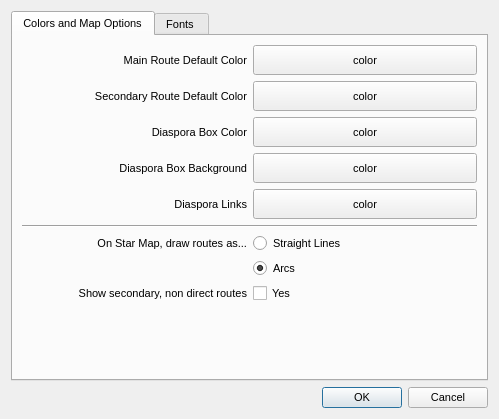
<?xml version="1.0" encoding="UTF-8"?>
<ui version="4.0">
 <class>PreferencesDialog</class>
 <widget class="QDialog" name="PreferencesDialog">
  <property name="geometry">
   <rect>
    <x>0</x>
    <y>0</y>
    <width>499</width>
    <height>419</height>
   </rect>
  </property>
  <property name="sizePolicy">
   <sizepolicy hsizetype="Fixed" vsizetype="Fixed">
    <horstretch>0</horstretch>
    <verstretch>0</verstretch>
   </sizepolicy>
  </property>
  <property name="font">
   <font>
    <pointsize>8</pointsize>
   </font>
  </property>
  <property name="windowTitle">
   <string>Preferen ces</string>
  </property>
  <property name="styleSheet">
   <string notr="true"/>
  </property>
  <layout class="QVBoxLayout" name="verticalLayout_3">
   <item>
    <widget class="QTabWidget" name="tabWidget">
     <property name="currentIndex">
      <number>0</number>
     </property>
     <widget class="QWidget" name="tab">
      <attribute name="title">
       <string>Colors and Map Options</string>
      </attribute>
      <layout class="QVBoxLayout" name="verticalLayout_5">
       <item>
        <layout class="QVBoxLayout" name="verticalLayout_4">
         <item>
          <layout class="QVBoxLayout" name="verticalLayout_2">
           <item>
            <layout class="QGridLayout" name="gridLayout">
             <item row="0" column="2">
              <widget class="QtColorPicker" name="colorMainRoute">
               <property name="minimumSize">
                <size>
                 <width>100</width>
                 <height>30</height>
                </size>
               </property>
               <property name="text">
                <string>color</string>
               </property>
              </widget>
             </item>
             <item row="1" column="2">
              <widget class="QtColorPicker" name="colorSecondary">
               <property name="minimumSize">
                <size>
                 <width>100</width>
                 <height>30</height>
                </size>
               </property>
               <property name="text">
                <string>color</string>
               </property>
              </widget>
             </item>
             <item row="2" column="2">
              <widget class="QtColorPicker" name="colorDiasporaBox">
               <property name="minimumSize">
                <size>
                 <width>100</width>
                 <height>30</height>
                </size>
               </property>
               <property name="text">
                <string>color</string>
               </property>
              </widget>
             </item>
             <item row="3" column="2">
              <widget class="QtColorPicker" name="colorDiasporaBoxBackground">
               <property name="minimumSize">
                <size>
                 <width>100</width>
                 <height>30</height>
                </size>
               </property>
               <property name="text">
                <string>color</string>
               </property>
              </widget>
             </item>
             <item row="4" column="2">
              <widget class="QtColorPicker" name="colorDiasporaLinks">
               <property name="minimumSize">
                <size>
                 <width>100</width>
                 <height>30</height>
                </size>
               </property>
               <property name="text">
                <string>color</string>
               </property>
              </widget>
             </item>
             <item row="6" column="2">
              <widget class="QRadioButton" name="rdoStraightLines">
               <property name="text">
                <string>Straight Lines</string>
               </property>
              </widget>
             </item>
             <item row="7" column="2">
              <widget class="QRadioButton" name="rdoArcs">
               <property name="text">
                <string>Arcs</string>
               </property>
               <property name="checked">
                <bool>true</bool>
               </property>
              </widget>
             </item>
             <item row="8" column="2">
              <widget class="QCheckBox" name="chkShowSecondaryRoutes">
               <property name="text">
                <string>Yes</string>
               </property>
              </widget>
             </item>
             <item row="5" column="1" colspan="2">
              <widget class="Line" name="line">
               <property name="orientation">
                <enum>Qt::Horizontal</enum>
               </property>
              </widget>
             </item>
             <item row="0" column="1">
              <widget class="QLabel" name="label">
               <property name="text">
                <string>Main Route Default Color</string>
               </property>
               <property name="alignment">
                <set>Qt::AlignRight|Qt::AlignTrailing|Qt::AlignVCenter</set>
               </property>
              </widget>
             </item>
             <item row="1" column="1">
              <widget class="QLabel" name="label_2">
               <property name="text">
                <string>Secondary Route Default Color</string>
               </property>
               <property name="alignment">
                <set>Qt::AlignRight|Qt::AlignTrailing|Qt::AlignVCenter</set>
               </property>
              </widget>
             </item>
             <item row="2" column="1">
              <widget class="QLabel" name="label_3">
               <property name="text">
                <string>Diaspora Box Color</string>
               </property>
               <property name="alignment">
                <set>Qt::AlignRight|Qt::AlignTrailing|Qt::AlignVCenter</set>
               </property>
              </widget>
             </item>
             <item row="3" column="1">
              <widget class="QLabel" name="label_4">
               <property name="text">
                <string>Diaspora Box Background</string>
               </property>
               <property name="alignment">
                <set>Qt::AlignRight|Qt::AlignTrailing|Qt::AlignVCenter</set>
               </property>
              </widget>
             </item>
             <item row="4" column="1">
              <widget class="QLabel" name="label_5">
               <property name="text">
                <string>Diaspora Links</string>
               </property>
               <property name="alignment">
                <set>Qt::AlignRight|Qt::AlignTrailing|Qt::AlignVCenter</set>
               </property>
              </widget>
             </item>
             <item row="6" column="1">
              <widget class="QLabel" name="label_6">
               <property name="text">
                <string>On Star Map, draw routes as...</string>
               </property>
               <property name="alignment">
                <set>Qt::AlignRight|Qt::AlignTrailing|Qt::AlignVCenter</set>
               </property>
              </widget>
             </item>
             <item row="8" column="1">
              <widget class="QLabel" name="label_7">
               <property name="text">
                <string>Show secondary, non direct routes</string>
               </property>
               <property name="alignment">
                <set>Qt::AlignRight|Qt::AlignTrailing|Qt::AlignVCenter</set>
               </property>
              </widget>
             </item>
            </layout>
           </item>
          </layout>
         </item>
         <item>
          <spacer name="verticalSpacer">
           <property name="orientation">
            <enum>Qt::Vertical</enum>
           </property>
           <property name="sizeHint" stdset="0">
            <size>
             <width>20</width>
             <height>40</height>
            </size>
           </property>
          </spacer>
         </item>
        </layout>
       </item>
      </layout>
     </widget>
     <widget class="QWidget" name="tab_2">
      <attribute name="title">
       <string>Fonts </string>
      </attribute>
      <layout class="QVBoxLayout" name="verticalLayout_6">
       <item>
        <layout class="QVBoxLayout" name="verticalLayout">
         <item>
          <layout class="QGridLayout" name="gridLayout_2" columnstretch="0,0,0">
           <item row="1" column="1" rowspan="5" colspan="2">
            <widget class="FontPreviewWidget" name="fontSelector" native="true">
             <property name="minimumSize">
              <size>
               <width>0</width>
               <height>150</height>
              </size>
             </property>
            </widget>
           </item>
           <item row="1" column="0">
            <widget class="QToolButton" name="btnTitleFont">
             <property name="minimumSize">
              <size>
               <width>170</width>
               <height>0</height>
              </size>
             </property>
             <property name="text">
              <string>Title Font</string>
             </property>
             <property name="checkable">
              <bool>true</bool>
             </property>
            </widget>
           </item>
           <item row="2" column="0">
            <widget class="QToolButton" name="btnAspectTitleFont">
             <property name="minimumSize">
              <size>
               <width>170</width>
               <height>0</height>
              </size>
             </property>
             <property name="text">
              <string>Aspect Title Font</string>
             </property>
             <property name="checkable">
              <bool>true</bool>
             </property>
            </widget>
           </item>
           <item row="3" column="0">
            <widget class="QToolButton" name="btnBodyFont">
             <property name="minimumSize">
              <size>
               <width>170</width>
               <height>0</height>
              </size>
             </property>
             <property name="text">
              <string>Body Font</string>
             </property>
             <property name="checkable">
              <bool>true</bool>
             </property>
            </widget>
           </item>
           <item row="4" column="0">
            <widget class="QToolButton" name="btnSmallFont">
             <property name="minimumSize">
              <size>
               <width>170</width>
               <height>0</height>
              </size>
             </property>
             <property name="text">
              <string>Small Font</string>
             </property>
             <property name="checkable">
              <bool>true</bool>
             </property>
            </widget>
           </item>
           <item row="5" column="0">
            <spacer name="verticalSpacer_2">
             <property name="orientation">
              <enum>Qt::Vertical</enum>
             </property>
             <property name="sizeHint" stdset="0">
              <size>
               <width>20</width>
               <height>40</height>
              </size>
             </property>
            </spacer>
           </item>
          </layout>
         </item>
        </layout>
       </item>
      </layout>
     </widget>
    </widget>
   </item>
   <item>
    <layout class="QHBoxLayout" name="horizontalLayout_2">
     <item>
      <spacer name="horizontalSpacer_6">
       <property name="orientation">
        <enum>Qt::Horizontal</enum>
       </property>
       <property name="sizeHint" stdset="0">
        <size>
         <width>40</width>
         <height>20</height>
        </size>
       </property>
      </spacer>
     </item>
     <item>
      <widget class="QDialogButtonBox" name="buttonBox">
       <property name="orientation">
        <enum>Qt::Horizontal</enum>
       </property>
       <property name="standardButtons">
        <set>QDialogButtonBox::Cancel|QDialogButtonBox::Ok</set>
       </property>
      </widget>
     </item>
    </layout>
   </item>
  </layout>
  <action name="action_Title_Font">
   <property name="checkable">
    <bool>true</bool>
   </property>
   <property name="text">
    <string>Title Font</string>
   </property>
  </action>
  <action name="action_Aspect_Title_Font">
   <property name="checkable">
    <bool>true</bool>
   </property>
   <property name="text">
    <string>Aspect Title Font</string>
   </property>
  </action>
  <action name="action_Body_Font">
   <property name="checkable">
    <bool>true</bool>
   </property>
   <property name="text">
    <string>Body Font</string>
   </property>
  </action>
  <action name="action_Small_Font">
   <property name="checkable">
    <bool>true</bool>
   </property>
   <property name="text">
    <string>Small Font</string>
   </property>
  </action>
 </widget>
 <customwidgets>
  <customwidget>
   <class>QtColorPicker</class>
   <extends>QPushButton</extends>
   <header>qtcolorpicker.h</header>
  </customwidget>
  <customwidget>
   <class>FontPreviewWidget</class>
   <extends>QWidget</extends>
   <header>widgets/fontpreviewwidget.h</header>
   <container>1</container>
  </customwidget>
 </customwidgets>
 <resources/>
 <connections>
  <connection>
   <sender>buttonBox</sender>
   <signal>accepted()</signal>
   <receiver>PreferencesDialog</receiver>
   <slot>accept()</slot>
   <hints>
    <hint type="sourcelabel">
     <x>248</x>
     <y>254</y>
    </hint>
    <hint type="destinationlabel">
     <x>157</x>
     <y>274</y>
    </hint>
   </hints>
  </connection>
  <connection>
   <sender>buttonBox</sender>
   <signal>rejected()</signal>
   <receiver>PreferencesDialog</receiver>
   <slot>reject()</slot>
   <hints>
    <hint type="sourcelabel">
     <x>316</x>
     <y>260</y>
    </hint>
    <hint type="destinationlabel">
     <x>286</x>
     <y>274</y>
    </hint>
   </hints>
  </connection>
 </connections>
</ui>
